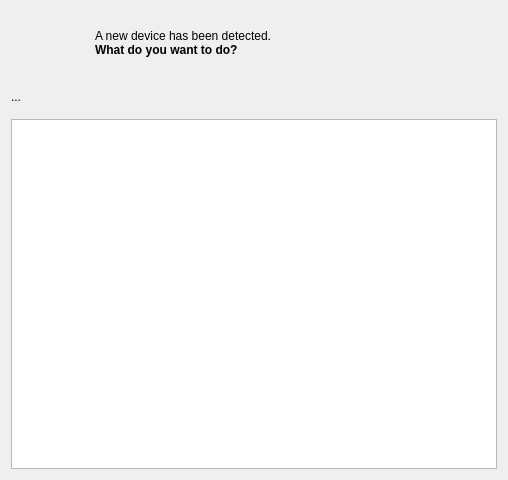
<ui version="4.0" >
 <class>DeviceActionsDialogView</class>
 <widget class="QWidget" name="DeviceActionsDialogView" >
  <property name="geometry" >
   <rect>
    <x>0</x>
    <y>0</y>
    <width>508</width>
    <height>480</height>
   </rect>
  </property>
  <layout class="QVBoxLayout" >
   <property name="spacing" >
    <number>15</number>
   </property>
   <item>
    <layout class="QHBoxLayout" >
     <property name="spacing" >
      <number>20</number>
     </property>
     <item>
      <widget class="QLabel" name="iconLabel" >
       <property name="sizePolicy" >
        <sizepolicy vsizetype="Fixed" hsizetype="Fixed" >
         <horstretch>0</horstretch>
         <verstretch>0</verstretch>
        </sizepolicy>
       </property>
       <property name="minimumSize" >
        <size>
         <width>64</width>
         <height>64</height>
        </size>
       </property>
       <property name="maximumSize" >
        <size>
         <width>64</width>
         <height>64</height>
        </size>
       </property>
       <property name="scaledContents" >
        <bool>true</bool>
       </property>
       <property name="wordWrap" >
        <bool>false</bool>
       </property>
      </widget>
     </item>
     <item>
      <widget class="QLabel" name="textLabel1" >
       <property name="text" >
        <string>A new device has been detected.&lt;br>&lt;b>What do you want to do?&lt;/b></string>
       </property>
       <property name="textFormat" >
        <enum>Qt::RichText</enum>
       </property>
       <property name="wordWrap" >
        <bool>false</bool>
       </property>
      </widget>
     </item>
    </layout>
   </item>
   <item>
    <widget class="QLabel" name="descriptionLabel" >
     <property name="sizePolicy" >
      <sizepolicy vsizetype="Minimum" hsizetype="Preferred" >
       <horstretch>0</horstretch>
       <verstretch>0</verstretch>
      </sizepolicy>
     </property>
     <property name="text" >
      <string>...</string>
     </property>
     <property name="wordWrap" >
      <bool>false</bool>
     </property>
    </widget>
   </item>
   <item>
    <widget class="KListWidget" name="actionsList" >
     <property name="iconSize" >
      <size>
       <width>48</width>
       <height>48</height>
      </size>
     </property>
    </widget>
   </item>
  </layout>
 </widget>
 <customwidgets>
  <customwidget>
   <class>KListWidget</class>
   <extends>QListWidget</extends>
   <header>klistwidget.h</header>
  </customwidget>
 </customwidgets>
 <includes>
  <include location="local" >klistwidget.h</include>
 </includes>
 <resources/>
 <connections/>
</ui>
